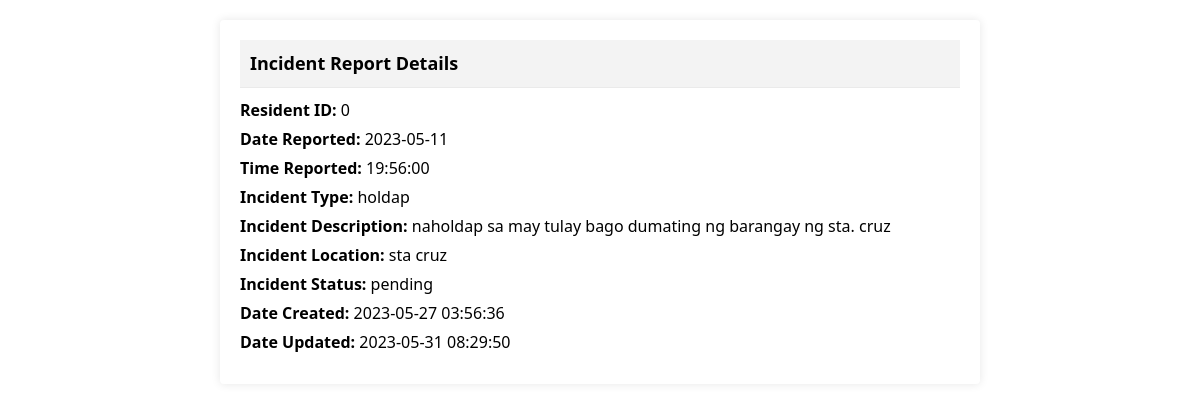
Page /Admin/functions/IncidentReports/read-incident.php?id=2 on the committed database.
### tables this page shows
CREATE TABLE `resident_incident_report` (
  `id` int(11) NOT NULL AUTO_INCREMENT,
  `resident_id` int(11) DEFAULT NULL,
  `date_reported` date DEFAULT NULL,
  `time_reported` time DEFAULT NULL,
  `incident_type` varchar(255) DEFAULT NULL,
  `incident_description` text DEFAULT NULL,
  `incident_location` varchar(255) DEFAULT NULL,
  `incident_status` varchar(255) DEFAULT NULL,
  `date_created` datetime DEFAULT NULL,
  `date_updated` datetime DEFAULT NULL,
  `active` int(1) DEFAULT 1,
  PRIMARY KEY (`id`)
);

### Admin/functions/IncidentReports/read-incident.php (the view, shortened to what this page needs)
<!DOCTYPE html>
<html>
<head>
    <link rel="stylesheet" href="https://cdn.jsdelivr.net/npm/tailwindcss/dist/tailwind.min.css">
</head>
<body>
    <div class="container">
        <?php
        include_once '../../../db.php';
        if (isset($_GET['id'])) {
            $incident_id = $_GET['id'];
            $sql = "SELECT * FROM resident_incident_report WHERE id = '$incident_id'";
            $result = $conn->query($sql);
            if ($result->num_rows > 0) {
                $row = $result->fetch_assoc();
        ?>
                <div class="card">
                    <div class="card-header">
                        <h2 class="card-title">Incident Report Details</h2>
                    </div>
                    <div class="card-content">
                        <p><strong>Resident ID:</strong> <?php echo $row['resident_id']; ?></p>
                        <p><strong>Date Reported:</strong> <?php echo $row['date_reported']; ?></p>
                        <p><strong>Time Reported:</strong> <?php echo $row['time_reported']; ?></p>
                        <p><strong>Incident Type:</strong> <?php echo $row['incident_type']; ?></p>
                        <p><strong>Incident Description:</strong> <?php echo $row['incident_description']; ?></p>
                        <p><strong>Incident Location:</strong> <?php echo $row['incident_location']; ?></p>
                        <p><strong>Incident Status:</strong> <?php echo $row['incident_status']; ?></p>
                        <p><strong>Date Created:</strong> <?php echo $row['date_created']; ?></p>
                        <p><strong>Date Updated:</strong> <?php echo $row['date_updated']; ?></p>
                    </div>
                </div>
        <?php
            } else {
                echo '<p>Incident report not found.</p>';
            }
        } else {
            echo '<p>Incident ID not provided.</p>';
        }
        ?>
    </div>
</body>
</html>

### Admin/functions/IncidentReports/read-incident.php (style rules this page uses)
.container { max-width: 800px; margin: 0 auto; padding: 20px; }
.card { border-radius: 4px; background-color: #fff; box-shadow: 0 0 10px rgba(0, 0, 0, 0.1); padding: 20px; margin-bottom: 20px; }
.card-header { background-color: #f3f3f3; padding: 10px; border-bottom: 1px solid #eaeaea; margin-bottom: 10px; }
.card-title { font-size: 18px; font-weight: bold; }
.card-content { margin-bottom: 10px; }
.card-content p { margin-bottom: 5px; }

### rows in the picture
resident_incident_report: resident "0", date_reported "2023-05-11", time_reported "19:56:00", incident_type "holdap", incident_description "naholdap sa may tulay bago dumating ng barangay ng sta. cruz", incident_location "sta cruz", incident_status "pending", date_created "2023-05-27 03:56:36", date_updated "2023-05-31 08:29:50"
